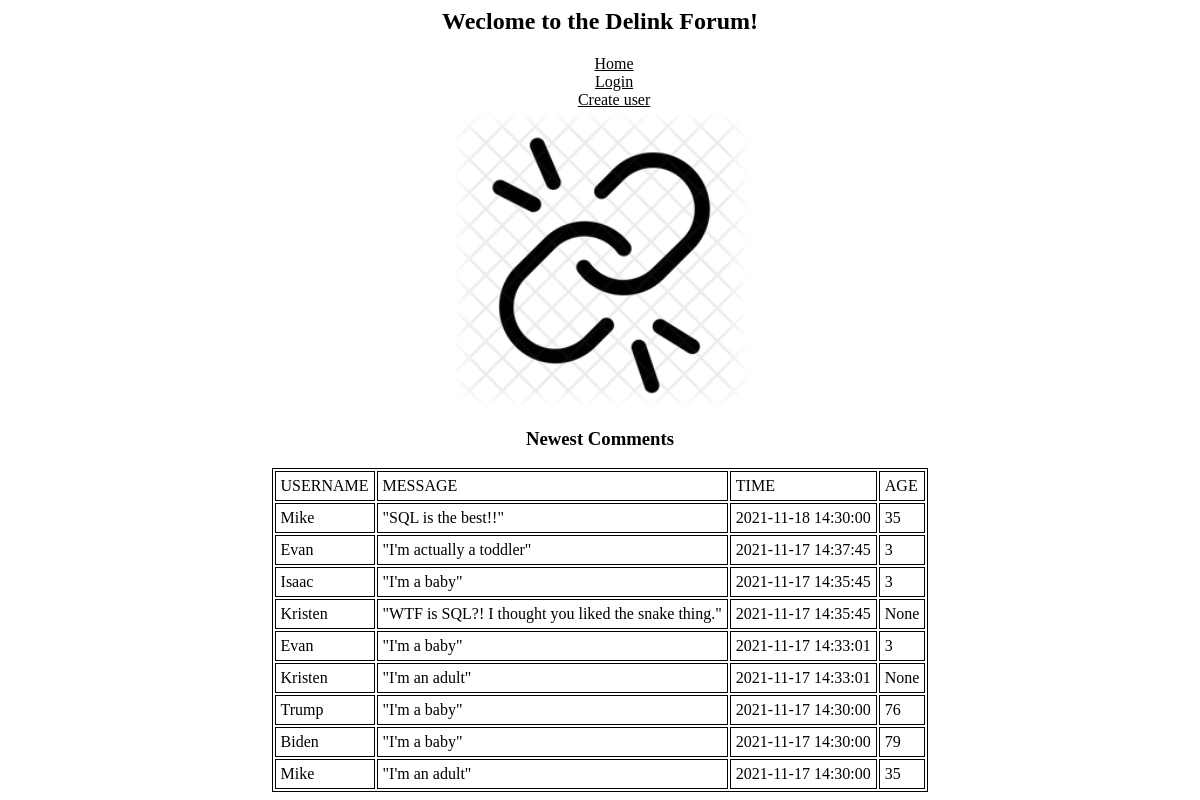
The page / on the database its author committed.
### tables this page shows
CREATE TABLE users (
    id INTEGER PRIMARY KEY,
    username TEXT NOT NULL UNIQUE,
    password TEXT NOT NULL,
    age INTEGER
);

CREATE TABLE messages (
    id integer primary key,
    sender_id integer not null,
    message text not null,
    created_at timestamp not null default current_timestamp
    );

### final.py (the view)
@app.route('/')
def root():
    print_debug_info()
    messages = []
    con = sqlite3.connect(args.db_file)
    cur = con.cursor()
    cur.execute('''SELECT * FROM messages ORDER BY created_at DESC''')
    for row in cur.fetchall():
        cur.execute('''SELECT * FROM users where id =''' + str(row[1]))
        for row2 in cur.fetchall():
            message_dic = {
            'Username' : row2[1],
            'Message' : row[2],
            'Time' : row[3],
            'Age' : row2[3]
            }
            messages.append(message_dic)
    username = request.cookies.get('username')
    password = request.cookies.get('password')
    is_logged_in = is_valid_login(con, username, password)
    return render_template('root.html', messages = messages, is_logged_in=is_logged_in)

### final.py (called while the page is built)
def print_debug_info():
    print("request.args.get('username')=",request.args.get('username'))
    print("request.args.get('password')=",request.args.get('password'))
    print("request.form.get('username')=",request.form.get('username'))
    print("request.form.get('password')=",request.form.get('password'))
    print("request.cookies.get('username')=",request.cookies.get('username'))
    print("request.cookies.get('password')=",request.cookies.get('password'))

def is_valid_login(con, username, password):
    sql = """
    SELECT username,password
    FROM users
    WHERE username=? --- Question mark means that we dont know what it is, but will come later
      AND password=?;
    """
    print('is_valid_login: sql=',sql)
    cur = con.cursor()
    cur.execute(sql, [username,password]) #the bracket is parameter
    rows = cur.fetchall()
    if len(list(rows))==0:
        return False
    else:
        return True

### templates/root.html (shortened to what this page needs)
<head>
    <link rel="stylesheet" href="/static/database.css">
</head>
<body>
    {% extends 'base.html' %}
{% block title %}
<div class="center">
    <p><strong><h2>Weclome to the Delink Forum!</h2></strong></p>
{% endblock %}
{% block content %}
    <img src="/static/delink.png" width=300px length=600px alt= "Your image did not load :("/>
    <p><h3><b>Newest Comments</b></h3></p>
</div>
    <table id="center_table" border=1 cellpadding=5>
        <td>USERNAME</td><td>MESSAGE</td><td>TIME</td><td>AGE</td>
        {% for message in messages %}
        <tr>
            <td>{{message['Username']}}</td><td>"{{message['Message'] | safe }}"</td><td>{{message['Time']}}</td><td>{{message['Age']}}</td>
        </tr>
        {% endfor %}
    </table>
{% endblock %}

### templates/base.html (shortened to what this page needs)
<html>
    <head>
        <link rel="stylesheet" href="/static/database.css">
    </head>
    <body>
        {% block title %}
        {% endblock %}
        <div class="center_base">
            <ul>
                <li><a href='/'>Home</a></li>
                {% if is_logged_in %}
                <li><a href='/logout'>Logout</a></li>
                <li><a href='/create_message'>Create message</a></li>
                {% else %}
                <li><a href='/login'>Login</a></li>
                <li><a href='/create_user'>Create user</a></li>
                {% endif %}
            </ul>
        </div>
        {% block content %}
        {% endblock %}
    </body>
</html>

### static/database.css (style rules this page uses)
ul { list-style-type: none; margin: 0; }
table, th, td { border: 1.0px solid black; }
a { color: black; }
.center { text-align:center; }
.center_base { text-align:center; width: 99%; }
#center_table { margin-left: auto; margin-right: auto; }

### rows shown on the page
users: Username "Mike" "Mike"
messages: Message "SQL is the best!!", Time "2021-11-18 14:30:00"
users: Username "Evan" "Evan"
messages: Message "I'm actually a toddler", Time "2021-11-17 14:37:45"
users: Username "Isaac"
messages: Message "I'm a baby", Time "2021-11-17 14:35:45"
users: Username "Kristen" "Kristen"
messages: Message "WTF is SQL?! I thought you liked the snake thing.", Time "2021-11-17 14:35:45"
messages: Message "I'm a baby", Time "2021-11-17 14:33:01"
messages: Message "I'm an adult", Time "2021-11-17 14:33:01"
users: Username "Trump"
messages: Message "I'm a baby", Time "2021-11-17 14:30:00"
users: Username "Biden"
messages: Message "I'm a baby", Time "2021-11-17 14:30:00"
messages: Message "I'm an adult", Time "2021-11-17 14:30:00"

### other values the page prints
{{ message['Age'] }} "35" "3" "3" "None" "3" "None" "76" "79" "35"
